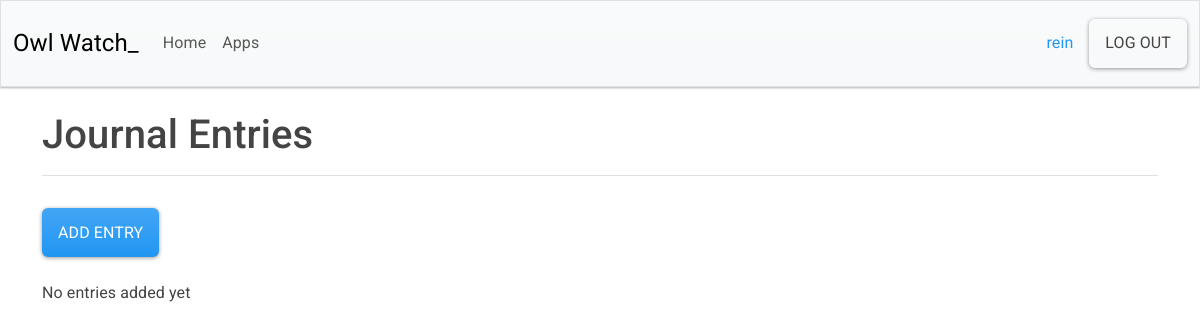
/journal/entries/1/ (signed in), run on an earlier commit of the app's database.
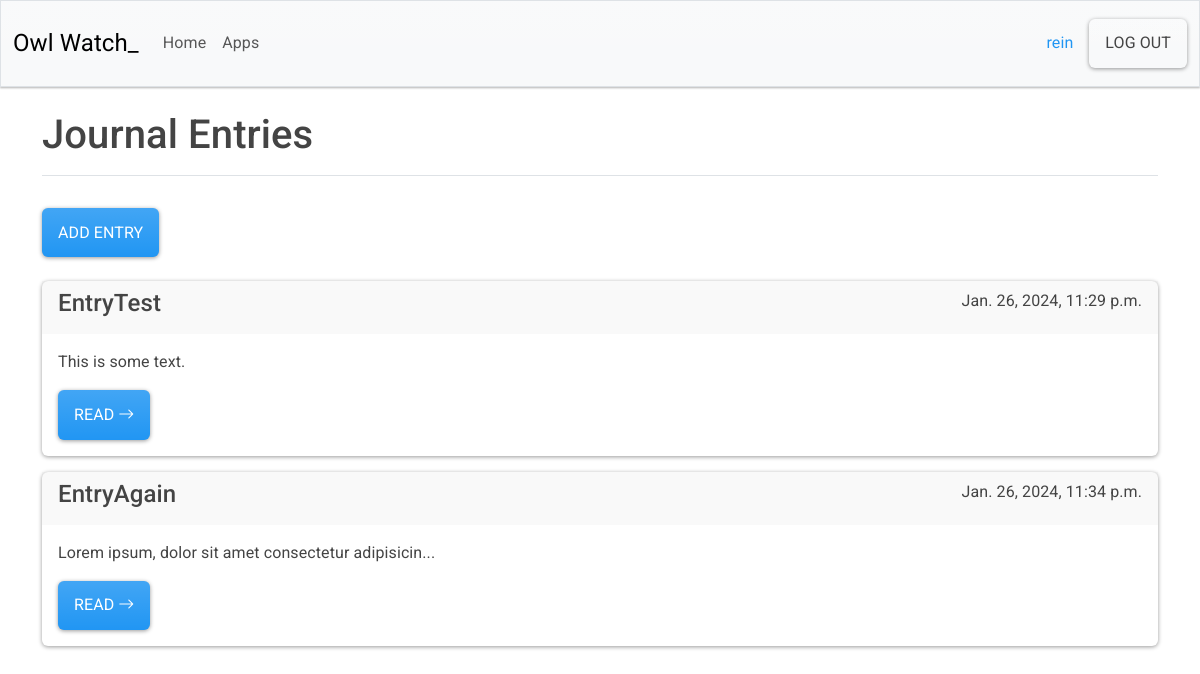
And on a later commit of the database.
### journal/models.py (models this page shows)
class Entry(models.Model):
    owner = models.ForeignKey(settings.AUTH_USER_MODEL, on_delete=models.CASCADE)
    title = models.CharField(max_length=256)
    text = models.TextField()
    created_date = models.DateTimeField(default=timezone.now)
    def __str__(self):
        if len(self.text) <= 50:
            return self.text
        return self.text[:50] + "..."

### journal/views.py (the view)
# urls.py: path("entries/<int:user_id>/", views.entries, name="entries"),
@login_required
def entries(request, user_id):
    entries = Entry.objects.filter(owner=user_id).order_by("created_date")
    context = {"entries": entries, "user_id": user_id}
    return render(request, "journal/entries.html", context)

### journal/templates/journal/entries.html
{% extends 'app_owlwatch/base.html' %}
{% load django_bootstrap5 %}
{% block page_header %}
<h1>Journal Entries</h1>
{% endblock page_header %}
{% block content %}
<a href="{% url 'journal:add_entry' user_id=user_id %}" class="btn btn-primary mb-4">Add entry</a>
{% for entry in entries %}
<div class="card bg-secondary mb-3">
    <div class="card-header d-flex justify-content-between">
        <div>
            <h4>{{ entry.title }}</h4>
        </div>
        <div>{{ entry.created_date }}</div>
    </div>
    <div class="card-body">
        <p class="card-text">{{ entry }}</p>
        <a href="{% url 'journal:entry_info' entry_id=entry.id %}" class="btn btn-primary">
            Read<i class="bi bi-arrow-right ms-1"></i></a>
    </div>
</div>
{% empty %}
<p>No entries added yet</p>
{% endfor %}
{% endblock content %}

### app_owlwatch/templates/app_owlwatch/base.html (shortened to what this page needs)
{% load static %}
<!DOCTYPE html>
<html lang="en">
<head>
    {% load django_bootstrap5 %}
    {% bootstrap_css %}
    <link rel="stylesheet" type="text/css" href="{% static 'css/bootstrap.css' %}">
    <link rel="stylesheet" href="https://cdn.jsdelivr.net/npm/bootstrap-icons@1.11.3/font/bootstrap-icons.min.css">
</head>
<body>
    <nav class="navbar navbar-expand-md navbar-light bg-light mb-4 border">
        <div class="container-fluid">
            <a class="navbar-brand" href="{% url 'app_owlwatch:index' %}">Owl Watch_</a>
            <div class="collapse navbar-collapse" id="navbarCollapse">
                <ul class="navbar-nav me-auto mb-2 mb-md-0">
                    <li class="nav-item">
                        <a class="nav-link" href="{% url 'app_owlwatch:index' %}">Home</a>
                    </li>
                    <li class="nav-item">
                        <a class="nav-link" href="{% url 'app_owlwatch:apps_page' %}">Apps</a>
                    </li>
                </ul>
                <ul class="navbar-nav ms-auto mb-2 mb-md-0">
                    {% if user.is_authenticated %}
                    <li class="nav-item me-2">
                        <span class="navbar-text me-2 text-primary">{{ user.username }}</span>
                    </li>
                    {% endif %}
                </ul>
                {% if user.is_authenticated %}
                <form action="{% url 'accounts:logout' %}" method="POST">
                    <button type="submit" class="btn btn-outline-seconday btn-md">
                        Log out</button>
                </form>
                {% endif %}
            </div>
        </div>
    </nav>
    <main class="container">
        <div class="pb-2 mb-2 border-bottom">
            {% block page_header %}
            {% endblock page_header %}
        </div>
        <div class="py-4">
            {% block content %}
            {% endblock content %}
        </div>
    </main>
</body>
</html>

What changed in the data, as far as the page shows it:
added Entry: title "EntryTest", created_date "Jan. 26, 2024, 11:29 p.m.", text "This is some text."
added Entry: title "EntryAgain", created_date "Jan. 26, 2024, 11:34 p.m.", text "Lorem ipsum, dolor sit amet consectetur adipisicin..."
Also different on the page:
text no longer shown: "No entries added yet"
